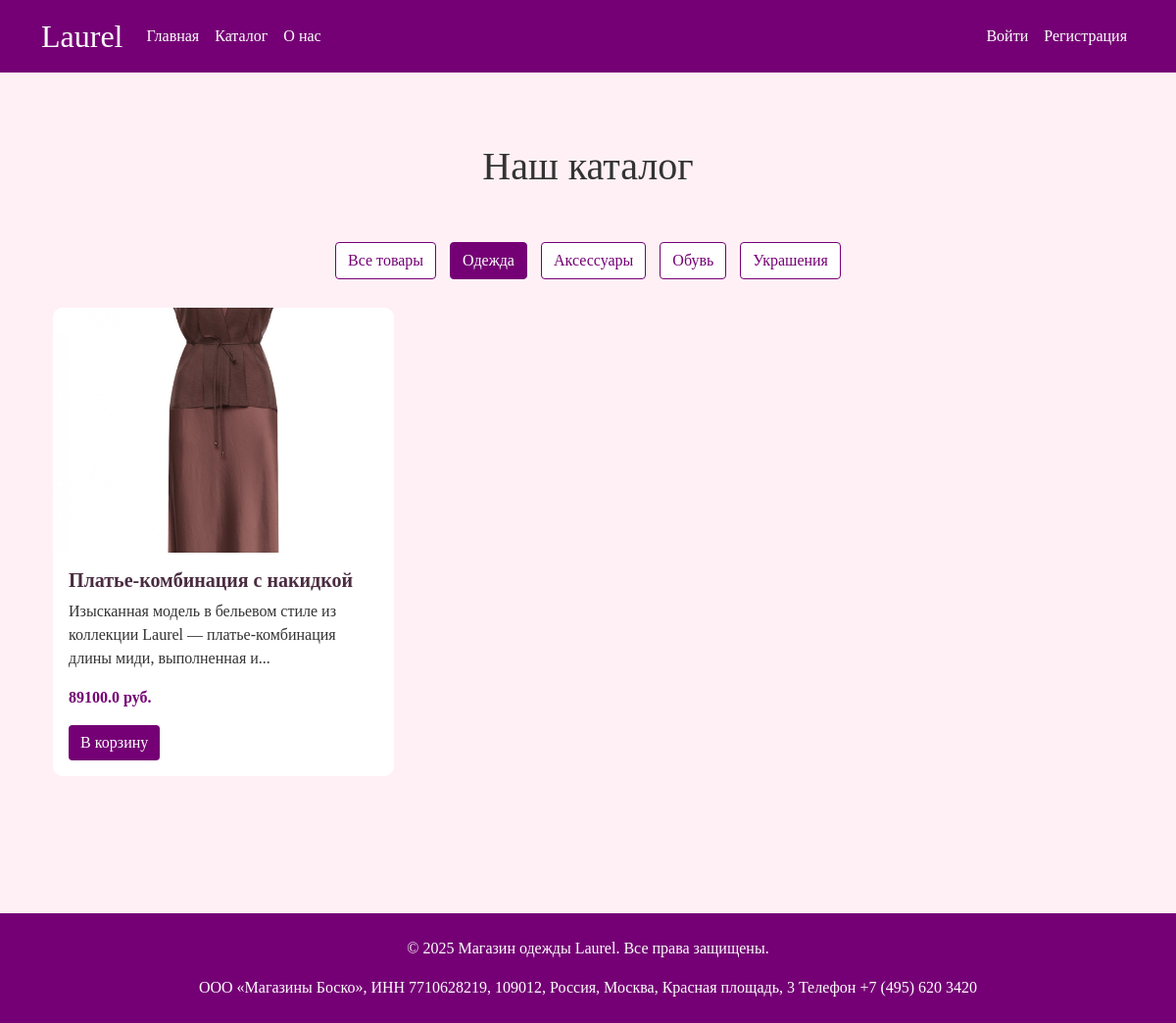
The app's page /catalog?category=одежда with its own data.
### app/models.py (models this page shows)
class Product(db.Model):
    id = db.Column(db.Integer, primary_key=True)
    name = db.Column(db.String(100), nullable=False)
    description = db.Column(db.Text, nullable=False)
    price = db.Column(db.Float, nullable=False)
    image = db.Column(db.String(100))
    category = db.Column(db.String(50), nullable=False)
    created_at = db.Column(db.DateTime, default=datetime.utcnow)
    cart_items = db.relationship('CartItem', backref='product', lazy='dynamic')

### app/views.py (the view)
@views.route('/catalog')
def catalog():
    category = request.args.get('category')
    if category:
        products = Product.query.filter_by(category=category).all()
    else:
        products = Product.query.all()
    return render_template('catalog.html', products=products)

### app/templates/catalog.html
{% extends "layout.html" %}
{% block content %}
<div class="container py-5">
    <h1 class="text-center mb-5">Наш каталог</h1>
    <div class="text-center mb-4">
        <a href="{{ url_for('views.catalog') }}" class="btn category-btn {% if not request.args.get('category') %}active{% endif %}">Все товары</a>
        <a href="{{ url_for('views.catalog') }}?category=одежда" class="btn category-btn {% if request.args.get('category') == 'одежда' %}active{% endif %}">Одежда</a>
        <a href="{{ url_for('views.catalog') }}?category=аксессуары" class="btn category-btn {% if request.args.get('category') == 'аксессуары' %}active{% endif %}">Аксессуары</a>
        <a href="{{ url_for('views.catalog') }}?category=обувь" class="btn category-btn {% if request.args.get('category') == 'косметика' %}active{% endif %}">Обувь</a>
        <a href="{{ url_for('views.catalog') }}?category=украшения" class="btn category-btn {% if request.args.get('category') == 'украшения' %}active{% endif %}">Украшения</a>
    </div>
    <div class="row">
        {% for product in products %}
        <div class="col-md-4 mb-4">
            <div class="card product-card">
                <img src="{{ url_for('static', filename='images/products/' + product.image) }}" class="card-img-top product-img" alt="{{ product.name }}">
                <div class="card-body">
                    <h5 class="card-title product-title">{{ product.name }}</h5>
                    <p class="card-text">{{ product.description[:100] }}...</p>
                    <p class="product-price">{{ product.price }} руб.</p>
                    <a href="{{ url_for('cart.add_to_cart', product_id=product.id) }}" class="btn btn-pink">В корзину</a>
                </div>
            </div>
        </div>
        {% endfor %}
    </div>
</div>
{% endblock %}

### app/static/css/style.css (style rules this page uses)
:root { --primary-color: #750075; --secondary-color: #ffb6c1; --light-color: #fff0f5; --dark-color: #4a2c40; }
body { font-family: 'Playfair Display', serif; background-color: var(--light-color); color: #333; }
.btn-pink { background-color: var(--primary-color); color: white; border: none; }
.product-card { border: none; border-radius: 10px; overflow: hidden; transition: transform 0.3s; margin-bottom: 20px; background-color: white; }
.product-img { height: 250px; object-fit: cover; }
.product-title { font-weight: 600; color: var(--dark-color); }
.product-price { color: var(--primary-color); font-weight: 700; }
.category-btn { background-color: white; color: var(--primary-color); border: 1px solid var(--primary-color); margin: 5px; }
.category-btn:hover, .category-btn.active { background-color: var(--primary-color); color: white; }

### records on screen
Product: image (picture), name "Платье-комбинация с накидкой", description "Изысканная модель в бельевом стиле из коллекции Laurel — платье-комбинация длины миди, выполненная и", price "89100.0"
